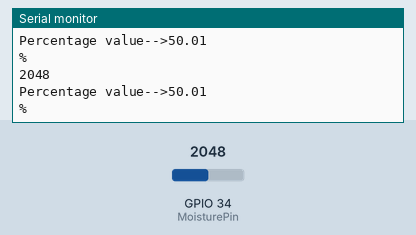
Simulated run of this sketch. Board: ESP32. Shown: the last lines printed to the serial monitor. The inputs (shaded band) are chosen by the test bench; at power-on: GPIO 34 (MoisturePin) = 2048.

Above: at 1.8 s.
1.9 s: GPIO 34 (MoisturePin) set to 2866
At 2.8 s:
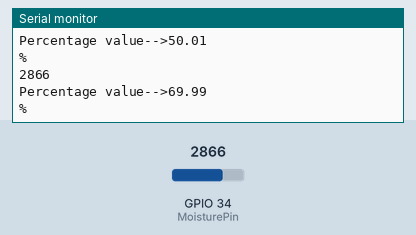
3.4 s: GPIO 34 (MoisturePin) set to 3603
At 4.4 s:
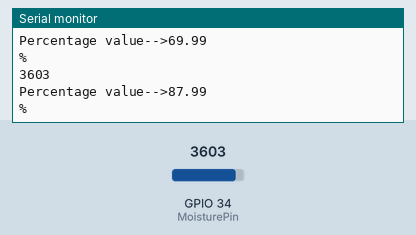
Timing chart, 0 to 6.4 s (numbered marks = the images above; inputs shaded):
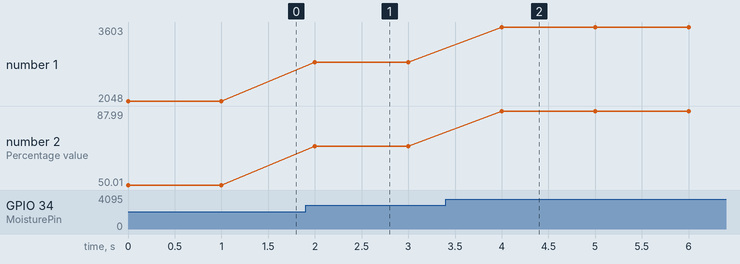

Measured:
- after the input at 1.9 s, the serial monitor: prints a new line after 0.10 s (image 1)
- after the input at 3.4 s, the serial monitor: prints a new line after 0.60 s (image 2)
- plotted number 1: 2048 → 2866 after the input at 1.9 s, 2866 → 3603 after the input at 3.4 s
- plotted number 2: 50.01 → 69.99 after the input at 1.9 s, 69.99 → 87.99 after the input at 3.4 s

The sketch:

PROGRAM_SERIAL_MONITOR.ino
```cpp
#define MoisturePin 34 // Use any ADC-capable pin like 34, 35, 32, etc.

void setup()
{
  Serial.begin(115200); // ESP32 commonly uses 115200 baud
}

void loop()
{
  int soilMoistureValue = analogRead(MoisturePin); // Read raw analog value (0-4095 on ESP32)
 Serial.print(soilMoistureValue);
  float p=((soilMoistureValue/4095.0)*100);
  Serial.print("\nPercentage value-->");
  Serial.println(p);
  Serial.println("%\n");
  delay(1000);
}
```
